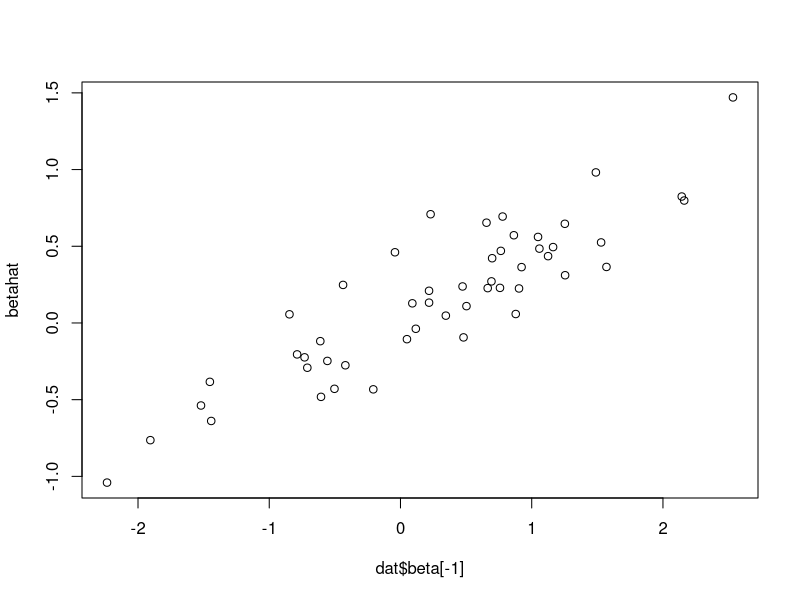
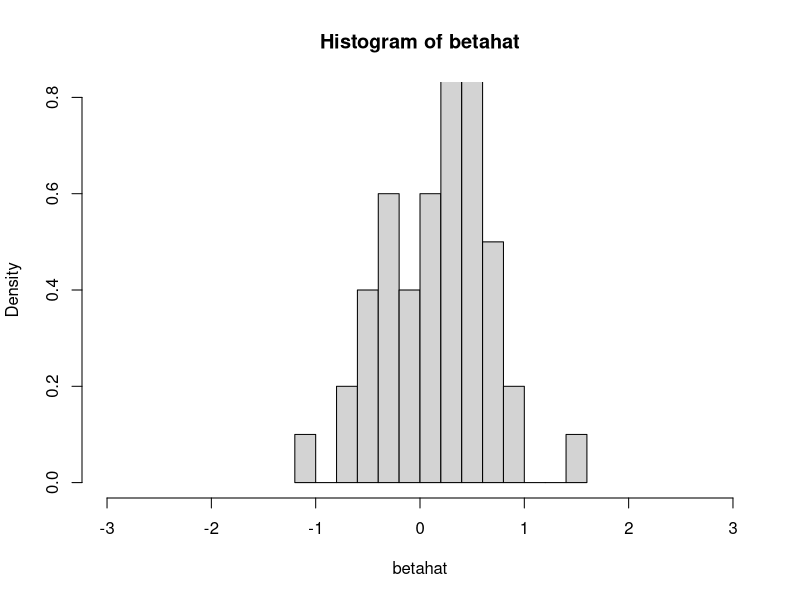
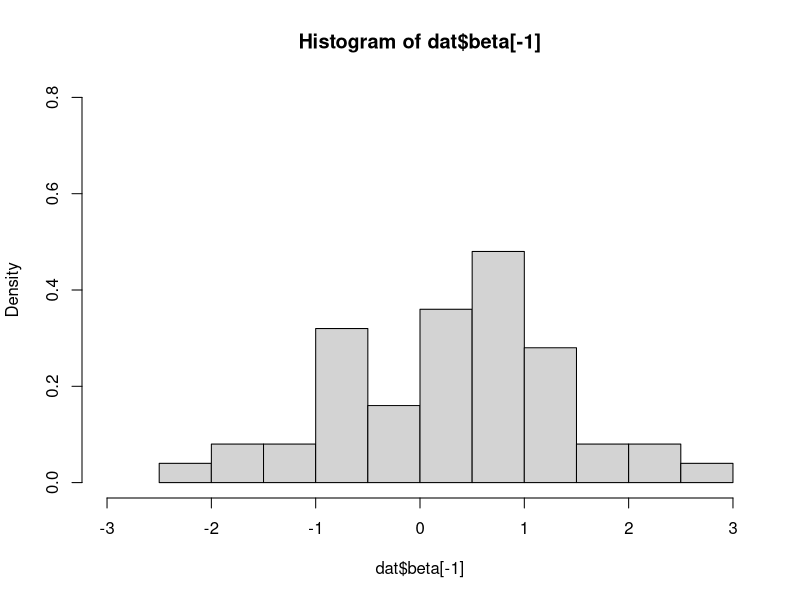
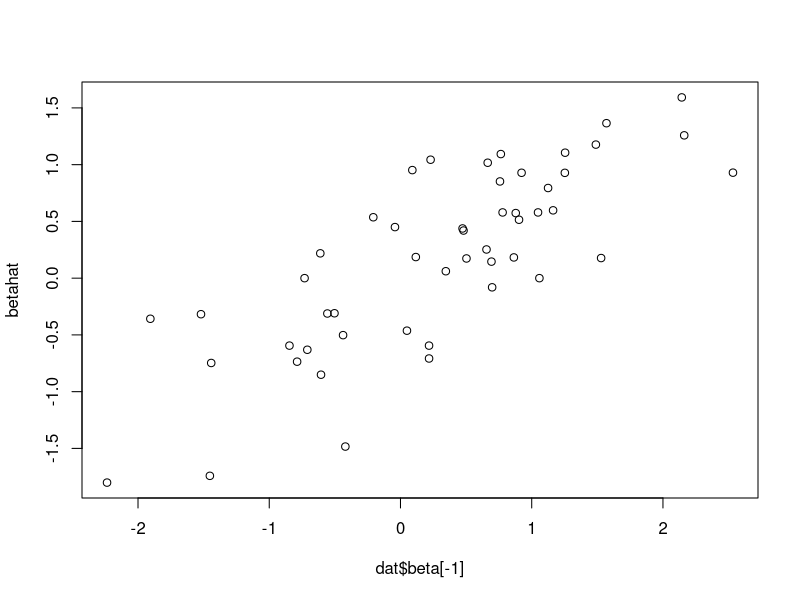
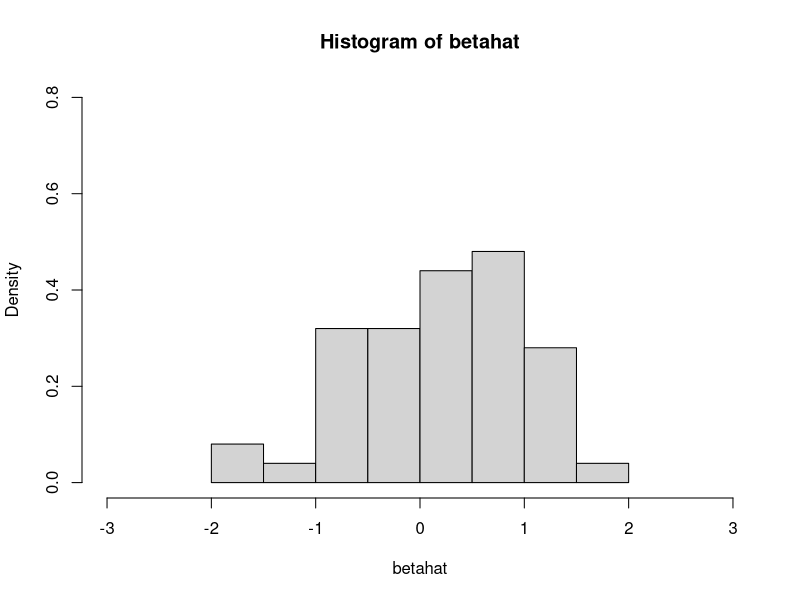
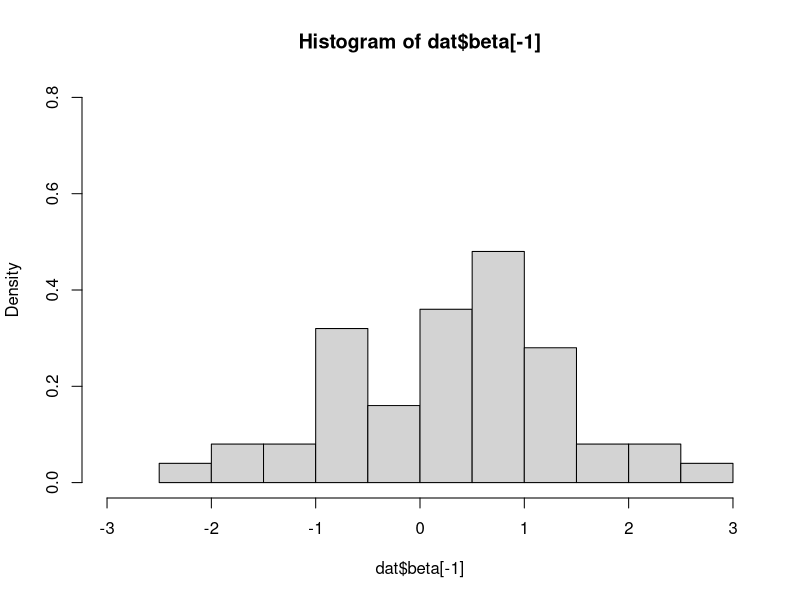
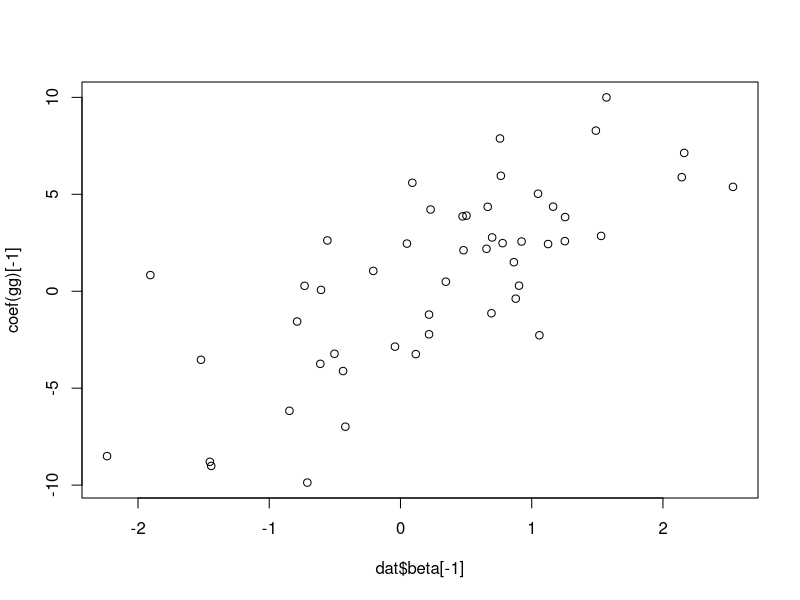
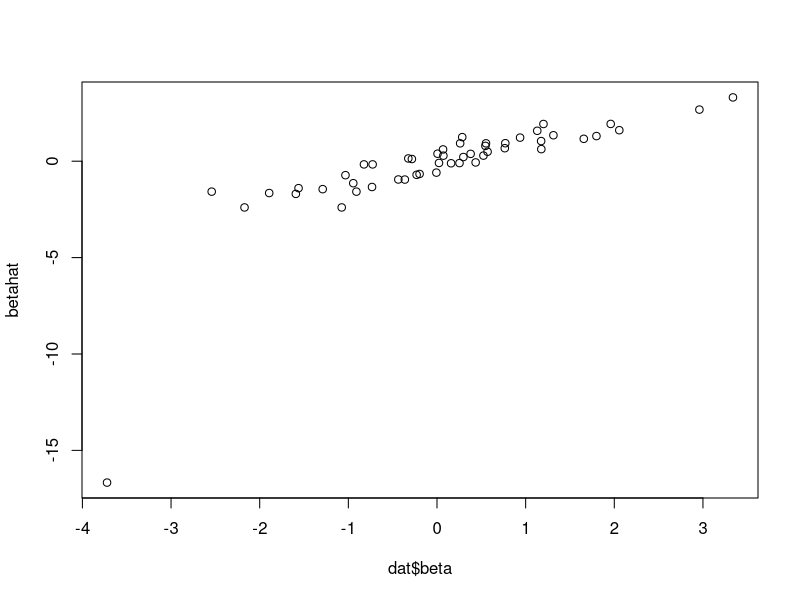

These charts were generated, in order, by the following R code:
## ---- chunk 1
ncase <- ncon <- 100
K <- 50 # num SNPs
m <- 4 # log-F parameter
N <- 20000 # popn size
beta0 <- (-4) # intercept

ccsim1 <- function(MAF) {
  X <- cbind(1,matrix(rbinom(N*K,size=2,p=MAF),ncol=K))
  beta <- c(beta0,log(rf(K,m,m)))
  linpred <- X %*% beta
  p <- exp(linpred)/(1+exp(linpred))
  cc <- rbinom(N,size=1,prob=p)
  caseind <- sample((1:N)[cc==1],size=ncase,replace=FALSE)
  conind <- sample((1:N)[cc==0],size=ncon,replace=FALSE)
  list(cc=c(rep(1,ncase),rep(0,ncase)),X = X[c(caseind,conind),],
       beta = beta)
}
## ---- chunk 2
set.seed(123)
dat <- ccsim1(MAF=.5)
betahat <- rep(NA,K)
for(i in 1:K) {
  XX <- dat$X[,1+i]
  betahat[i] <- coef(glm(dat$cc~XX,family=binomial()))[[2]]
}
plot(dat$beta[-1],betahat) # correlated, but betahats attenuated 
hist(betahat,freq=FALSE,nclass=10,ylim=c(0,.8),xlim=c(-3,3))
hist(dat$beta[-1],freq=FALSE,nclass=10,ylim=c(0,.8),xlim=c(-3,3))
## ---- chunk 3
set.seed(123)
dat <- ccsim1(MAF=.05)
betahat <- rep(NA,K)
for(i in 1:K) {
  XX <- dat$X[,1+i]
  betahat[i] <- coef(glm(dat$cc~XX,family=binomial()))[[2]]
}
plot(dat$beta[-1],betahat) # betahats still attenuated, but less so 
hist(betahat,freq=FALSE,nclass=10,ylim=c(0,.8),xlim=c(-3,3))
hist(dat$beta[-1],freq=FALSE,nclass=10,ylim=c(0,.8),xlim=c(-3,3))
## ---- chunk 4
XX <- dat$X[,-1]
colnames(XX)<- paste0("X",1:K)
dd <- data.frame(cc=dat$cc,XX)
gg <- glm(cc ~ ., data=dd, family=binomial())
head(round(cbind(dat$beta,coef(gg),c(1,betahat)),3)) # too unstable
plot(dat$beta[-1],coef(gg)[-1])
## ---- chunk 5
rcase <- function(n,beta,MAF) {
  p0 <- (1-MAF)^2
  p1 <- 2*MAF*(1-MAF)*exp(beta)
  p2 <- MAF^2*exp(2*beta)
  pp <- c(p0,p1,p2)
  if(any(pp < 0)) print(c(MAF,beta,pp))
  sample(0:2,size=n,replace=TRUE,prob=pp)
}

ccsim2 <- function(MAF) {
  Xcon <- matrix(rbinom(ncon*K,size=2,prob=MAF),ncol=K)
  beta <- log(rf(K,m,m))
  Xcase <- matrix(NA,ncol=K,nrow=ncase)
  for(i in 1:K) {
    Xcase[,i] <- rcase(ncase,beta[i],MAF)
  }
  X <- rbind(Xcase,Xcon)
  list(cc=c(rep(1,ncase),rep(0,ncase)),X = X,beta = beta)
}
## ---- chunk 6
set.seed(123)
dat <- ccsim2(MAF=.05)
betahat <- rep(NA,K)
for(i in 1:K) {
  XX <- dat$X[,i]
  betahat[i] <- coef(glm(dat$cc~XX,family=binomial()))[[2]]
}
plot(dat$beta,betahat) # betahats still attenuated, but less so 
hist(betahat,freq=FALSE,nclass=30,ylim=c(0,.4),xlim=c(-3,3))
hist(dat$beta,freq=FALSE,nclass=30,ylim=c(0,.4),xlim=c(-3,3))
## ---- chunk 7
set.seed(123)
dat <- ccsim2(MAF=.5)
betahat <- rep(NA,K)
for(i in 1:K) {
  XX <- dat$X[,i]
  betahat[i] <- coef(glm(dat$cc~XX,family=binomial()))[[2]]
}
plot(dat$beta,betahat) # betahats still attenuated, but less so 
hist(betahat,freq=FALSE,nclass=30,ylim=c(0,.4),xlim=c(-3,3))
hist(dat$beta,freq=FALSE,nclass=30,ylim=c(0,.4),xlim=c(-3,3))
